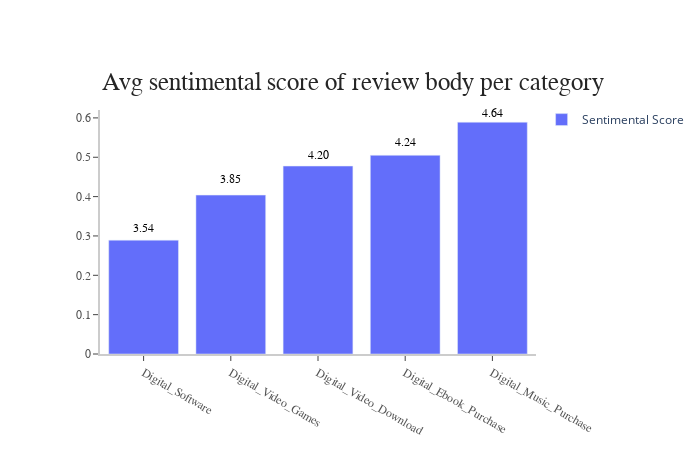

Notebook cell for this chart:
### Code cell
%%local
import plotly
import plotly.graph_objects as go

x = rdd_score_tab['_1']
y = rdd_score_tab['_2']
fig = go.Figure(data=[go.Bar(x=x, y=y, hovertext=x, name='Sentimental Score')])

fig.update_layout(
    xaxis=dict(
        showline=True,
        showgrid=False,
        showticklabels=True,
        linecolor='rgb(204, 204, 204)',
        linewidth=2,
        ticks='outside',
        tickfont=dict(
            family='Arial',
            size=12,
            color='rgb(82, 82, 82)',
        ),
    ),
    yaxis=dict(
        showline=True,
        showgrid=False,
        showticklabels=True,
        linecolor='rgb(204, 204, 204)',
        linewidth=2,
        ticks='outside',
        tickfont=dict(
            family='Arial',
            size=12,
            color='rgb(82, 82, 82)',
        ),
    ),
    autosize=False,
    margin=dict(
        autoexpand=True,
        l=100,
        r=20,
        t=110,
    ),
    showlegend=True,
    plot_bgcolor='white'
)
annotations = []

#annotation
annotations = []
annotations.append(dict(xref='paper', yref='paper', x=0.0, y=1.05,
                              xanchor='left', yanchor='bottom',
                              text='Avg sentimental score of review body per category',
                              font=dict(family='Arial',
                                        size=25,
                                        color='rgb(37,37,37)'),
                              showarrow=False))


annotations.append(dict(xref='paper', yref='paper', x=0.9, y=1.02,
                              xanchor='center', yanchor='top',
                              text='4.64',
                              font=dict(family='Arial',
                                        size=12,
                                        color='black'),
                              showarrow=False))
annotations.append(dict(xref='paper', yref='paper', x=0.7, y=0.9,
                              xanchor='center', yanchor='top',
                              text='4.24',
                              font=dict(family='Arial',
                                        size=12,
                                        color='black'),
                              showarrow=False))
annotations.append(dict(xref='paper', yref='paper', x=0.5, y=0.85,
                              xanchor='center', yanchor='top',
                              text='4.20',
                              font=dict(family='Arial',
                                        size=12,
                                        color='black'),
                              showarrow=False))
annotations.append(dict(xref='paper', yref='paper', x=0.3, y=0.75,
                              xanchor='center', yanchor='top',
                              text='3.85',
                              font=dict(family='Arial',
                                        size=12,
                                        color='black'),
                              showarrow=False))
annotations.append(dict(xref='paper', yref='paper', x=0.1, y=0.55,
                              xanchor='center', yanchor='top',
                              text='3.54',
                              font=dict(family='Arial',
                                        size=12,
                                        color='black'),
                              showarrow=False))
# Legend
fig.update_layout(legend=dict(
    orientation="v",
    yanchor="top",
    y=1.02,
    xanchor="right",
    x=1.35
))

fig.update_layout(annotations=annotations)
fig.show()

### Figure 1 — Plotly figure (JSON) as saved in the notebook; plotly's stock layout.template omitted (floating-point values rounded to 4 significant figures)
{"data": [{"hovertext": ["Digital_Software", "Digital_Video_Games", "Digital_Video_Download", "Digital_Ebook_Purchase", "Digital_Music_Purchase"], "name": "Sentimental Score", "type": "bar", "x": ["Digital_Software", "Digital_Video_Games", "Digital_Video_Download", "Digital_Ebook_Purchase", "Digital_Music_Purchase"], "y": [0.2894, 0.4038, 0.4776, 0.505, 0.5891]}], "layout": {"annotations": [{"font": {"color": "rgb(37,37,37)", "family": "Arial", "size": 25}, "showarrow": false, "text": "Avg sentimental score of review body per category", "x": 0, "xanchor": "left", "xref": "paper", "y": 1.05, "yanchor": "bottom", "yref": "paper"}, {"font": {"color": "black", "family": "Arial", "size": 12}, "showarrow": false, "text": "4.64", "x": 0.9, "xanchor": "center", "xref": "paper", "y": 1.02, "yanchor": "top", "yref": "paper"}, {"font": {"color": "black", "family": "Arial", "size": 12}, "showarrow": false, "text": "4.24", "x": 0.7, "xanchor": "center", "xref": "paper", "y": 0.9, "yanchor": "top", "yref": "paper"}, {"font": {"color": "black", "family": "Arial", "size": 12}, "showarrow": false, "text": "4.20", "x": 0.5, "xanchor": "center", "xref": "paper", "y": 0.85, "yanchor": "top", "yref": "paper"}, {"font": {"color": "black", "family": "Arial", "size": 12}, "showarrow": false, "text": "3.85", "x": 0.3, "xanchor": "center", "xref": "paper", "y": 0.75, "yanchor": "top", "yref": "paper"}, {"font": {"color": "black", "family": "Arial", "size": 12}, "showarrow": false, "text": "3.54", "x": 0.1, "xanchor": "center", "xref": "paper", "y": 0.55, "yanchor": "top", "yref": "paper"}], "autosize": false, "height": 450, "legend": {"orientation": "v", "x": 1.35, "xanchor": "right", "y": 1.02, "yanchor": "top"}, "margin": {"autoexpand": true, "l": 100, "r": 20, "t": 110}, "plot_bgcolor": "white", "showlegend": true, "width": 700, "xaxis": {"autorange": true, "linecolor": "rgb(204, 204, 204)", "linewidth": 2, "range": [-0.5, 4.5], "showgrid": false, "showline": true, "showticklabels": true, "tickfont": {"color": "rgb(82, 82, 82)", "family": "Arial", "size": 12}, "ticks": "outside", "type": "category"}, "yaxis": {"autorange": true, "linecolor": "rgb(204, 204, 204)", "linewidth": 2, "range": [0, 0.6201], "showgrid": false, "showline": true, "showticklabels": true, "tickfont": {"color": "rgb(82, 82, 82)", "family": "Arial", "size": 12}, "ticks": "outside", "type": "linear"}}}
